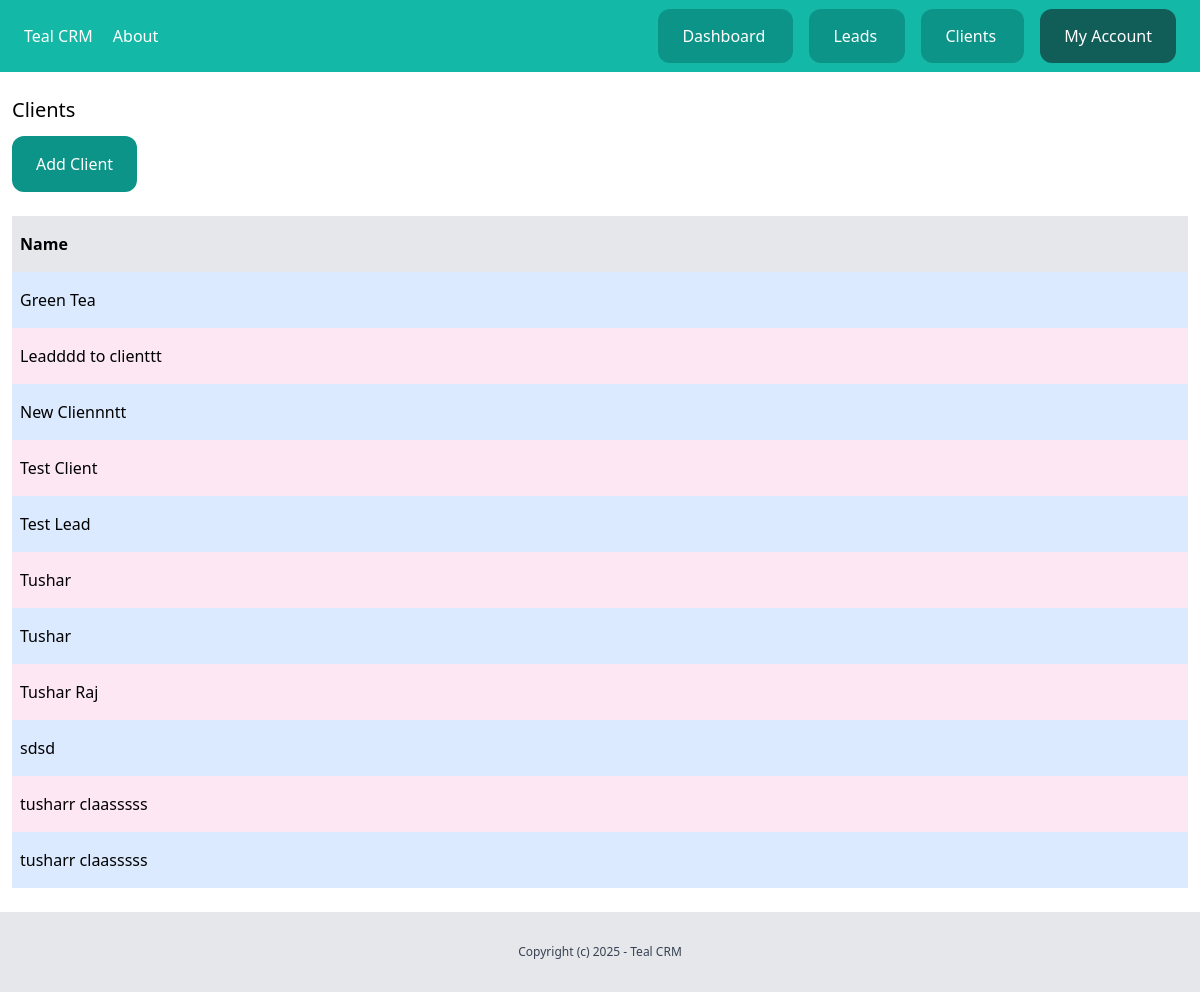
The page /dashboard/clients/ (signed in) on the database its author committed.
### client/models.py (models this page shows, shortened)
class Client(models.Model):
    team = models.ForeignKey(Team, related_name='clients', on_delete=models.CASCADE)
    name=models.CharField(max_length=255)
    email=models.EmailField()
    description=models.TextField(blank=True,null=True)
    created_by = models.ForeignKey(User, related_name='clients', on_delete=models.CASCADE)
    created_at = models.DateTimeField(auto_now_add=True)
    modified_at = models.DateTimeField(auto_now=True)
    class Meta:
        ordering=('name',)

### client/views.py (the view)
# urls.py: path('',views.clients_list,name='list'),
@login_required
def clients_list(request):
    clients= Client.objects.filter(created_by=request.user)
    return render(request,'clients/clients_list.html',{'clients':clients})

### client/templates/clients/clients_list.html (shortened to what this page needs)
{% extends 'core/base.html' %}
{% block content %}
<div class="px-3 py-6">
    <h1 class="text-xl mb-3">Clients</h1>
    <a href="{% url 'clients:add' %}" class="inline-block py-4 px-6 bg-teal-600 rounded-xl text-white">
        Add Client
    </a>
    <div class="mt-6  flex justify-between">
        <p class="py-4 px-2 bg-gray-200 font-semibold w-full">Name</p>
    </div>
    {% for client in clients %}
    <div class="flex justify-between">
        <p class="py-4 px-2 w-full {% cycle 'bg-blue-100' 'bg-pink-100'  %}">
            <a href="{% url 'clients:detail' client.id %}"> {{client.name}} </a></a>
        </p>
    </div>
    {% empty %}
    <p class="px-2 mt-3">There are no clients in the Database Right Now</p>
    {% endfor %}
</div>
{% endblock %}

### rows shown on the page
Client: name "Green Tea"
Client: name "Leadddd to clienttt"
Client: name "New Cliennntt"
Client: name "Test Client"
Client: name "Test Lead"
Client: name "Tushar"
Client: name "Tushar"
Client: name "Tushar Raj"
Client: name "sdsd"
Client: name "tusharr claasssss"
Client: name "tusharr claasssss"
